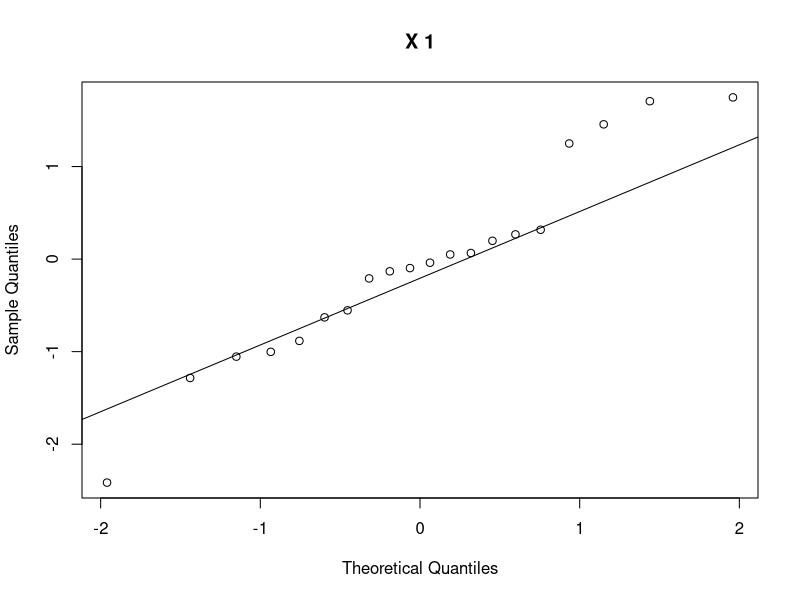
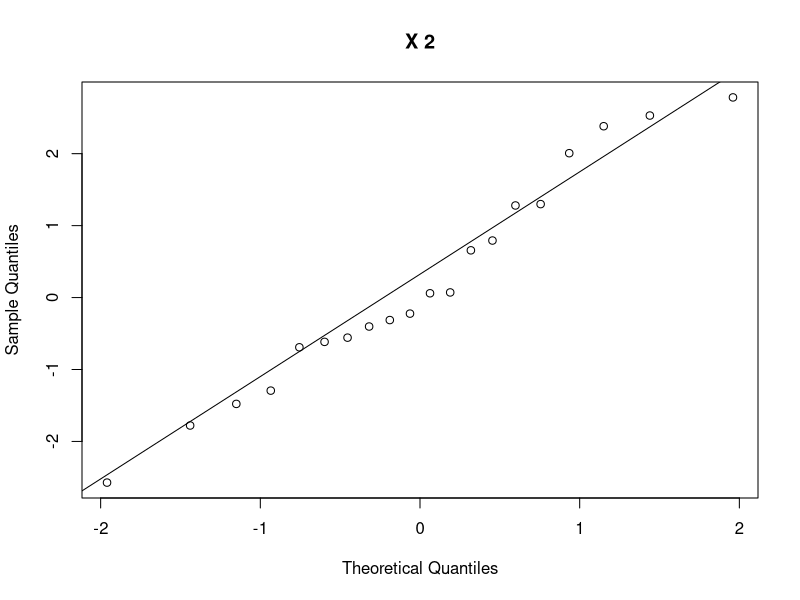
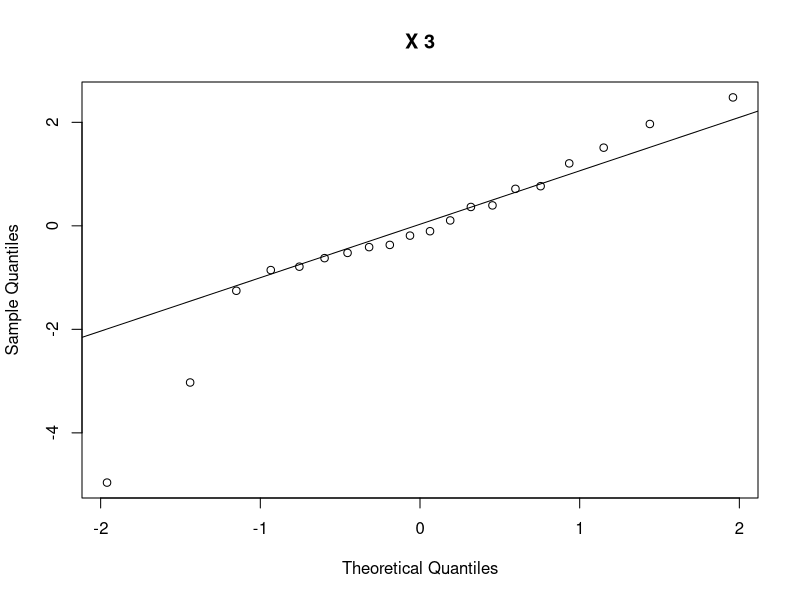
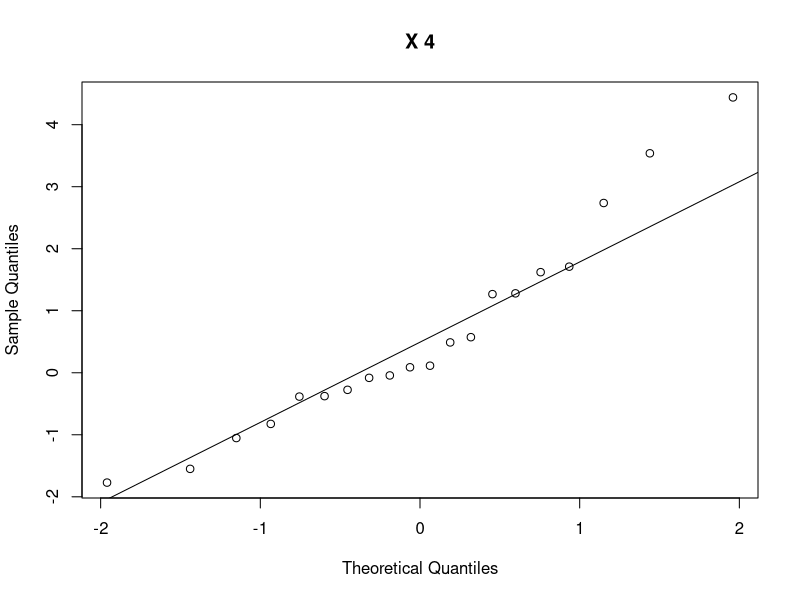
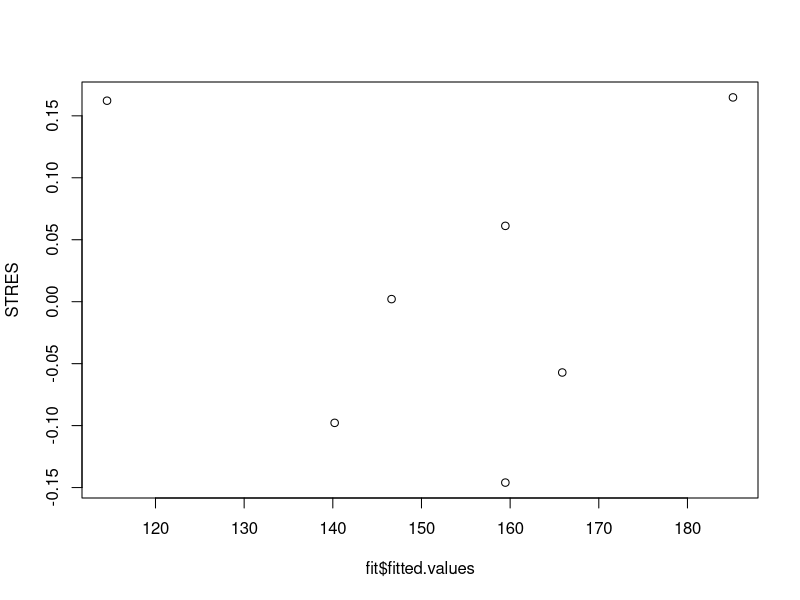
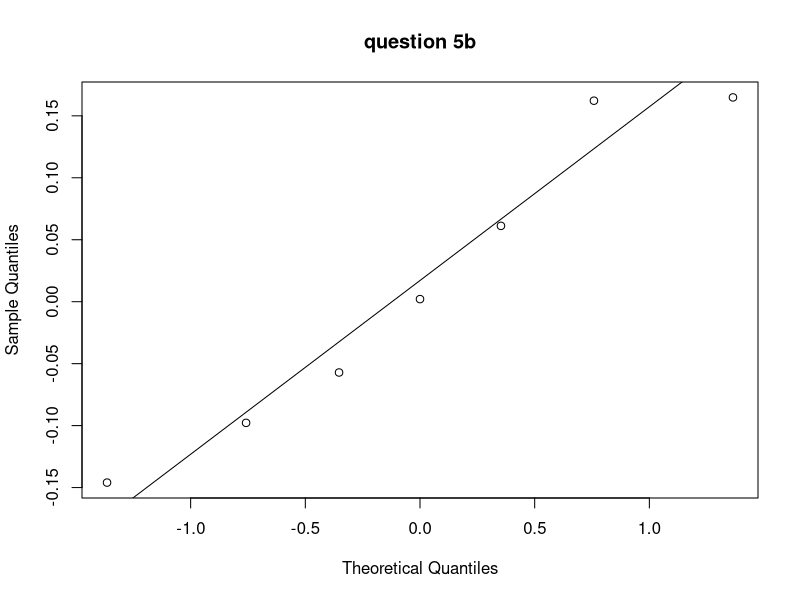
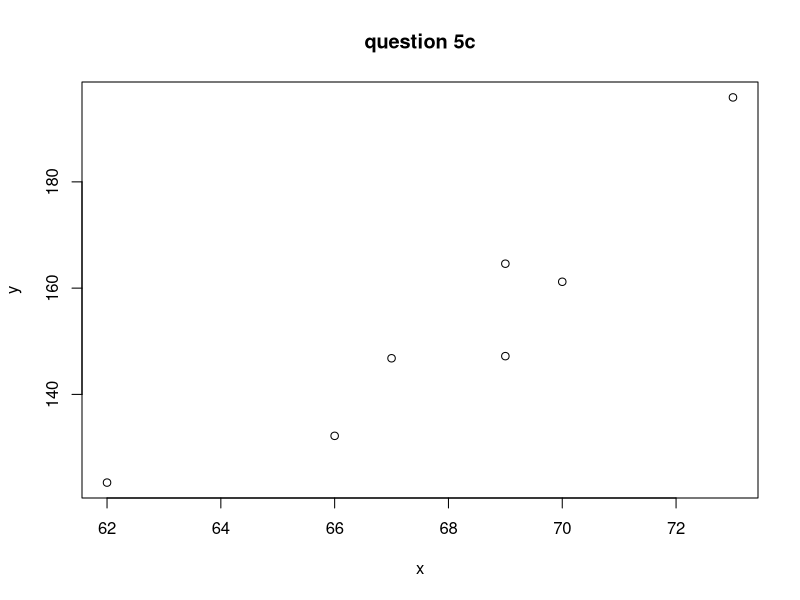

Write R code to recreate these figures, in order.
# VAN HOU HEI 
# DB92728-3
# ASssignment 7
# Program for question 4 ,5
question4 <- function() 
{
  SIZE = 20
  for(x in 1:4) 
  {
    tempX = rt(SIZE , df=2) 
    qqnorm(tempX , main=paste("X" , x))
    qqline(tempX)
  }
}
SDE <- function(x,meanX ,res) #duplicate name of residuals
{
   n= length(x)
   SYX = sum( res ^ 2) / (n-2)
   return ( sqrt( 1-1/n-((x-meanX)^2) / sum((x-meanX)^2) ) * SYX)
}
question5 <- function() 
{
   x= c( 62 ,66, 69, 67, 70, 69, 73)
   y= c(123.4 ,132.2 ,147.2 ,146.8, 161.2 ,164.6 ,195.9)
   fit=lm(y~x)
   summary(fit)
   STRES= fit$residuals / SDE(x , mean(x) , fit$residuals)
   plot(fit$fitted.values,STRES)
   #question 5b
   qqnorm(STRES , main="question 5b" )
   qqline(STRES)
   #question 5c 
   plot(x,y,main="question 5c")
}
question4()
question5()
